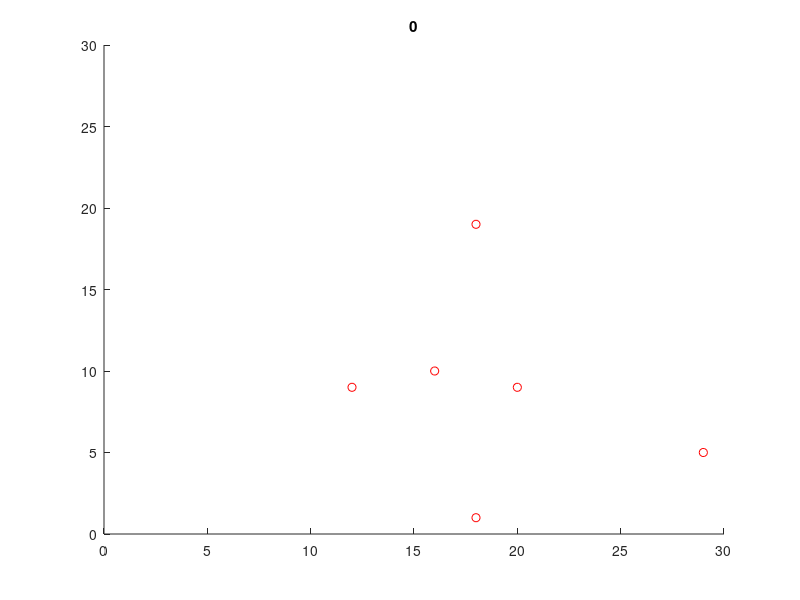
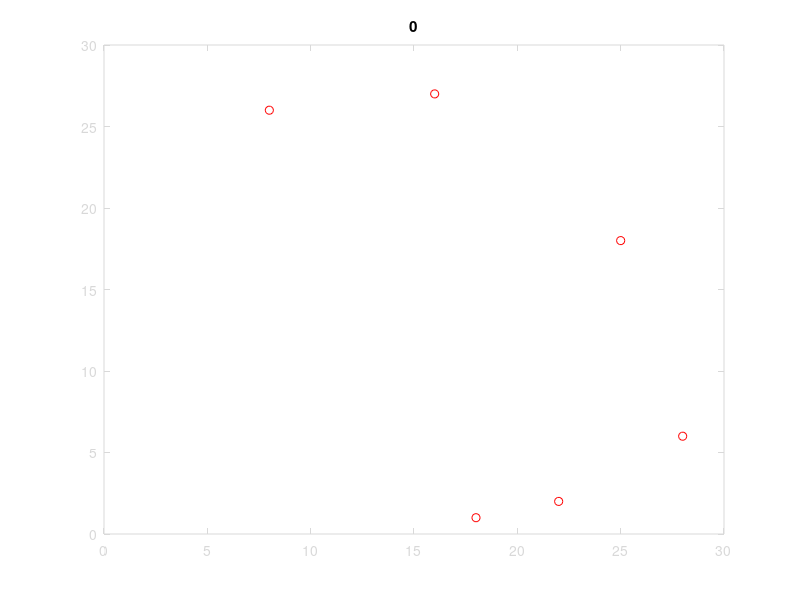

Reproduce these figures in MATLAB, in order. (Note: this script raises an error after producing the figures.)
function attention_game()
%%%%%%%%%%%%%%%%%%  Press 'Q' TO EXIT GAME %%%%%%%%%%%
%%%% Written by Morgan Ketchum
%%%% Last Update 11/11/2018
close all

%%%%%%%%%%%%%%%%%%  OPTIONS %%%%%%%%%%%%%%%%%%%%%%%%%%

difficulty=9;  %Sets difficulty from 1-10
axis_limit = 30; %size of the map
player_name = 'Morgan';

%%%%%%%%%%%%%%%%%%%%%%%%%%%%%%%%%%%%%%

d=0; %direction
%Tracking starting coordinates and direction
x = round(axis_limit/2); %starting point random
y = round(axis_limit/2)' %starting point random
d = randi([1,4]); %Random starting direction
%Target starting coordinates
a = randi([1 axis_limit-1],1); %x coordinate for target
b = randi([1 axis_limit-1],1); %y coordinate for target

player(1,1:2)=[x y]; %defines snake in x and y
%Snake is the target you control to get to the food
size_player=1; 
ate=0; %snake ate food
ex=0; %used to exit the game
target=[a b]; %defines food coordinates
hold on 

score = 0; %Sets initial score to zero
i=score; %Counter for the score
focus = 60;
timer = 0; %Game timer

draw_map(player,target,i,axis_limit,focus,difficulty)
%Makes the graph (see below)
figure('KeyPressFcn',@my_callback);
%defines interactive figure based on key presses
    function my_callback(alpha,event) %callback for movement
        switch event.Character 
            case 'q'
                ex = 1;
            case 30
                if(d~=2) %if not going down, can go up
                    d = 1; %up d = 1
                end
            case 31
                if(d~=1) %if not going up, can go down
                    d = 2; %down d = 2
                end
            case 29
                if(d~=4) %if not going left
                    d = 3; %go right d = 3
                end
            case 28
                if(d~=3)  %if not going right
                    d = 4; %go left d=4
                end
                %I.E. cannot reverse directions.  If going up, can only
                %go left or right.
        end
    end

while (ex~=1) %As long as q isn't pressed
    size_player = size(player); %defines the size of the tracker
    focus = 60;
    switch d %calling callback function - allows you to move
        case 1
            player(1,2)=player(1,2)+1; %add to y direction
        case 2
            player(1,2)=player(1,2)-1; %subtract from y direction
        case 3
            player(1,1)=player(1,1)+1; %add value to x position
        case 4
            player(1,1)=player(1,1)-1; %subtract from x position
    end
    
    draw_map(player,target,i,axis_limit,focus,difficulty)
    %draws the snake & distracters
    pause(max([(105-difficulty*10)/(10*axis_limit) .001])); %difficulty makes game faster
    %pauses and reforms in certain # of seconds.  See "difficulty" and "axis limit" to
    %calculate speed
    timer = timer + 1;
    if (timer == 25)
        a = randi([1 axis_limit-1],1); %x coordinate for target
        b = randi([1 axis_limit-1],1); %y coordinate for target
        target=[a b]; %defines food coordinates
        timer = 0;
    end
    
    if player(1,1)==target(1) && player(1,2)==target(2) %if snake and food in same coordinates
        ate = 1; %Says you hit the target
        i = i + 1; %Adds point to your score.
        target(1) = randi([1 axis_limit-1]);
        target(2) = randi([1 axis_limit-1]); %new food coordinates    
    else
        ate = 0; %if you haven't hit the target, ate is zero.
    end
 
    if bounds==1
          player(1,:)
          if player(1,1)==0 %if snake exceeds boundaries display message box
              scorekeeper(score)
              msgbox({player_name;'Stay Determined!'},'Game Over')
              ex=1 %exit game
          elseif player(1,2)==0%if snake exceeds boundaries display message box
              scorekeeper(score)
              msgbox({player_name;'Stay Determined!'},'Game Over')
              ex=1 %exit game
          elseif player(1,1)==axis_limit%if snake exceeds boundaries display message box
              scorekeeper(score)
              msgbox({player_name;'Stay Determined!'},'Game Over')
              ex=1
          elseif player(1,2)==axis_limit%if snake exceeds boundaries display message box
              scorekeeper(score)
              msgbox({player_name;'Stay Determined!'},'Game Over')
              ex=1
          end
         
    else %If boundaries are off, can cross back over to other side
          player=player-((player>axis_limit).*(axis_limit+1));
          player=player+((player<0).*(axis_limit+1));
    end
    
end
close all
end


function draw_map(player,target,i,axis_limit,focus,difficulty)
    
    %Focus

    plot(player(1,1),player(1,2),'wo')
        %plots the thing you're controlling
    if focus <=30
        plot(player(1,1),player(1,2),'yo', 'MarkerSize',10)
            %Makes the controlled object bigger and yellow if 
            %focus is above 30
    end
    hold on
    
    if focus <= 30
        plot(target(1,1),target(1,2), 'o','MarkerSize',50,'MarkerEdgeColor','red','MarkerFaceColor','Red')
        %Increases size of target if focus is below 30.
    else
        plot(target(1,1),target(1,2), 'ro')
        %Makes game harder for higher focus
    end
    

    whitebg([0 0 0]) %makes background black
    
    %Generates distractors that change every sample
    z = 0; % counter
    while z <= difficulty/2
        distracter_generator(axis_limit) % see function
        z = z + 1;
    end
    %Generates harmless white distracters
    
    axis([0, axis_limit, 0, axis_limit]) %creates the axis for gameplay
    if focus >=50
        score = 2*i;
        %Double score to reward high focus
    else
        score = i;
        %Low score if focus is low.
    end
    title(score)
    hold off
end

function distracter_generator(axis_limit)
    %Generates white distracters every frame
    j = randi([1 axis_limit-1],1); %x random
    k = randi([1 axis_limit-1],1); %y random
    l = randi([1 axis_limit-1],1); %x random
    m = randi([1 axis_limit-1],1); %y random
    
    distracter_white=[j k];
    distracter_red=[l m]; 
    %Coordinates of distracters
    plot(distracter_white(1,1),distracter_white(1,2), 'wo')
    %Plots them as white circles.
    plot(distracter_red(1,1),distracter_red(1,2), 'ro')
    %Plots red triangles
end

function scorekeeper(score)
    csvwrite('scoreboard.csv',score)
end

